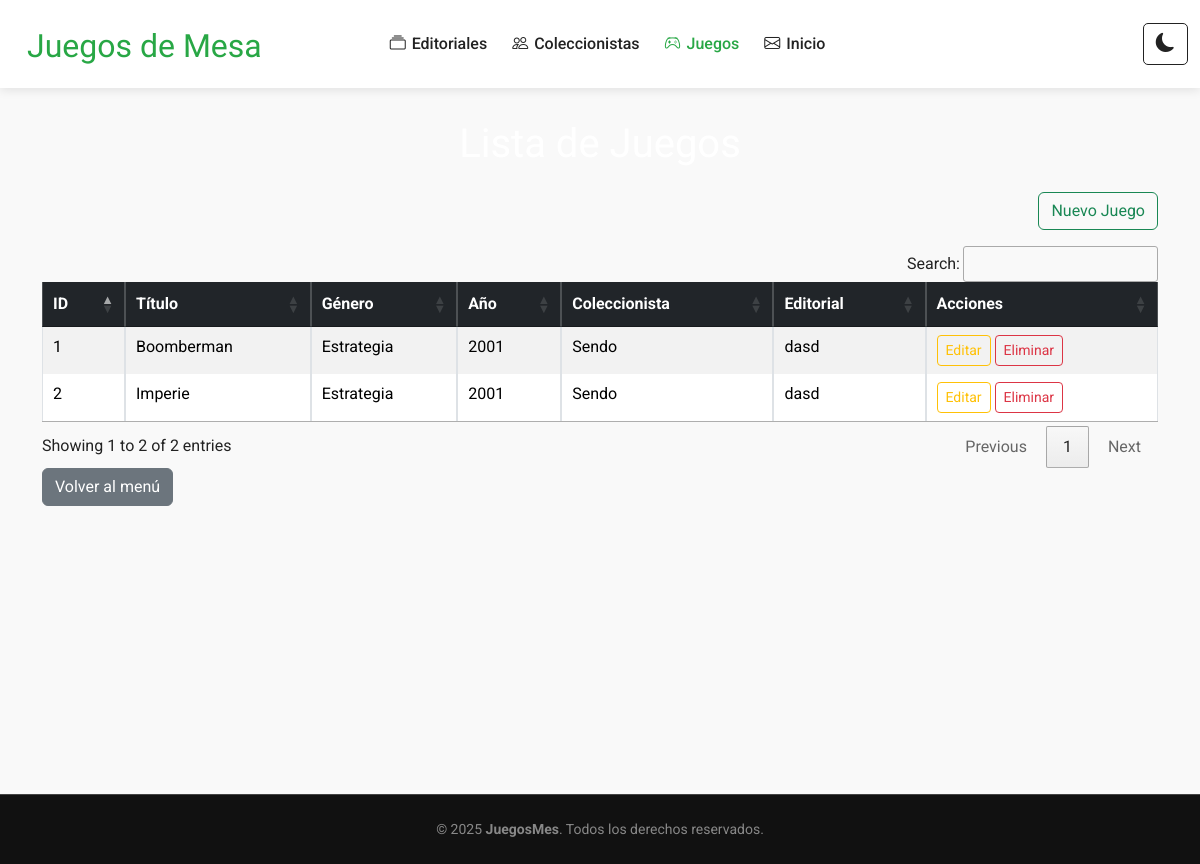
The page /juego/ on the database as committed earlier.
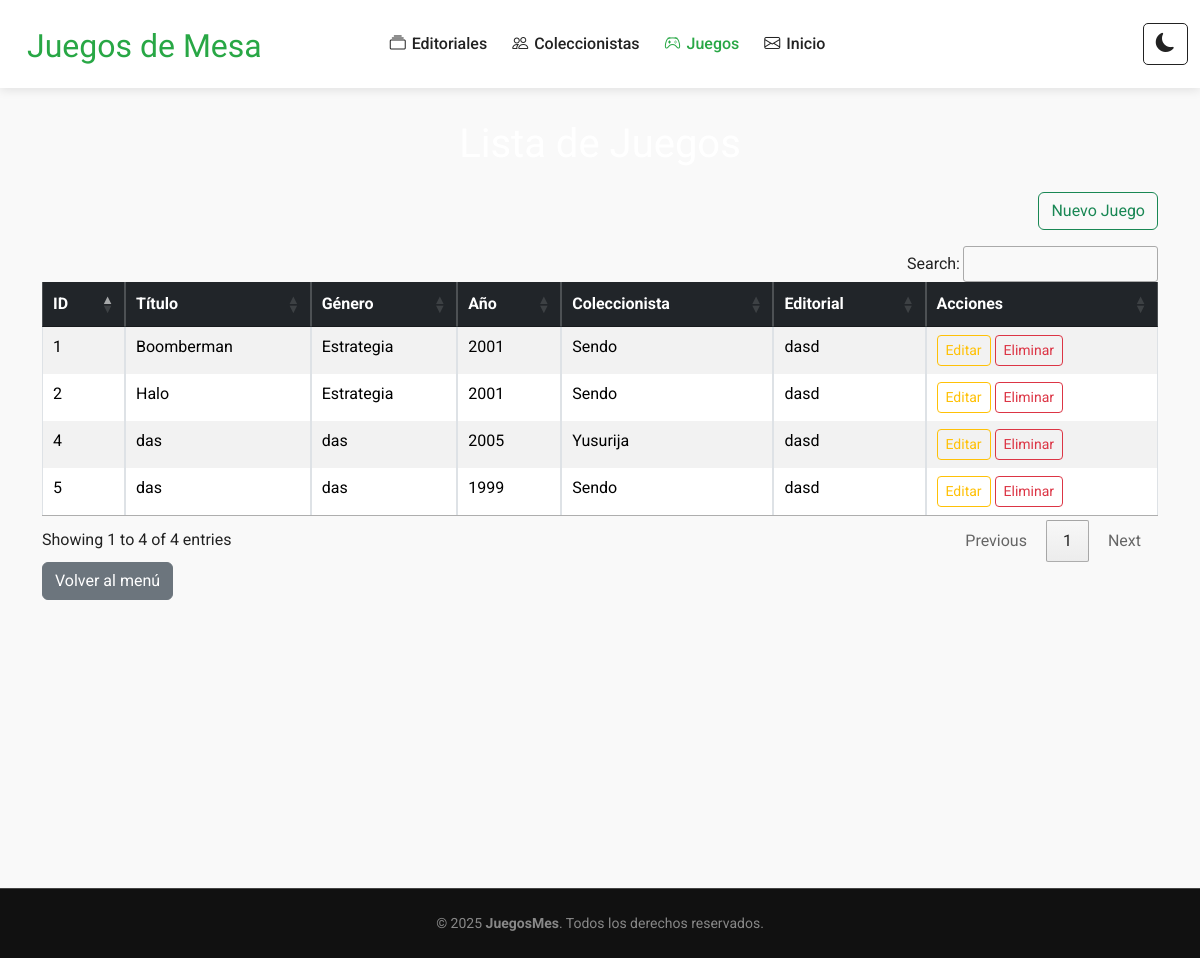
The same page on the database as committed later.
### Aplicaciones/Juego/models.py (models this page shows, shortened)
class Juego(models.Model):
    titulo = models.CharField(max_length=100)
    genero = models.CharField(max_length=50)
    anio_lanzamiento = models.IntegerField()
    coleccionista = models.ForeignKey(Coleccionista, on_delete=models.CASCADE)
    editorial = models.ForeignKey(Editorial, on_delete=models.CASCADE)

### Aplicaciones/Coleccionista/models.py (models this page shows, shortened)
class Coleccionista(models.Model):
    nombre = models.CharField(max_length=100)
    telefono = models.CharField(
        max_length=15,
        validators=[
            RegexValidator(
                regex=r'^\+?\d{7,15}$',
                message='Ingrese un número de teléfono válido (7 a 15 dígitos, puede iniciar con +).'
            )
        ]
    )
    direccion = models.CharField(max_length=255)
    correo = models.EmailField(
        max_length=254,
        validators=[EmailValidator(message="Ingrese un correo electrónico válido.")]
    )
    fecha_registro = models.DateField(auto_now_add=True)

### Aplicaciones/Editorial/models.py (models this page shows, shortened)
class Editorial(models.Model):
    titulo = models.CharField(max_length=200)
    autor = models.CharField(max_length=100)
    fecha = models.DateField()
    descripcion = models.TextField()

### Aplicaciones/Juego/views.py (the view)
# urls.py: path('', views.listaJuego, name='lista_juego'),
def listaJuego(request):
    juegos = Juego.objects.all()
    return render(request, 'juego/inicio.html', {'juegos': juegos})

### Aplicaciones/Juego/templates/juego/inicio.html (shortened to what this page needs)
{% extends 'plantilla.html' %}
{% block contenido %}
<div class="container mt-4">
    <h1 class="text-center mb-4">Lista de Juegos</h1>
    <div class="text-end mb-3">
        <a href="{% url 'nuevo_juego' %}" class="btn btn-outline-success">Nuevo Juego</a>
    </div>
    <table id="tabla-datos" class="table table-bordered table-striped table-hover">
        <thead class="table-dark">
            <tr>
                <th>ID</th>
                <th>Título</th>
                <th>Género</th>
                <th>Año</th>
                <th>Coleccionista</th>
                <th>Editorial</th>
                <th>Acciones</th>
            </tr>
        </thead>
        <tbody>
            {% for juego in juegos %}
            <tr>
                <td>{{ juego.id }}</td>
                <td>{{ juego.titulo }}</td>
                <td>{{ juego.genero }}</td>
                <td>{{ juego.anio_lanzamiento }}</td>
                <td>{{ juego.coleccionista.nombre }}</td>
                <td>{{ juego.editorial.titulo }}</td>
                <td>
                    <a href="{% url 'editar_juego' juego.id %}" class="btn btn-outline-warning btn-sm">Editar</a>
                    <button onclick="confirmDelete({{ juego.id }})" class="btn btn-outline-danger btn-sm">Eliminar</button>
                </td>
            </tr>
            {% empty %}
            <tr>
                <td colspan="7" class="text-center">No hay juegos registrados.</td>
            </tr>
            {% endfor %}
        </tbody>
    </table>
    <a href="/" class="btn btn-secondary">Volver al menú</a>
</div>
{% endblock %}

Rows that differ between the two databases and show on the page:
changed Juego id 2: titulo "Imperie" → "Halo"
added Juego: id "4", titulo "das", genero "das", anio_lanzamiento "2005", coleccionista.nombre "Yusurija", editorial.titulo "dasd"
added Juego: id "5", titulo "das", genero "das", anio_lanzamiento "1999", coleccionista.nombre "Sendo", editorial.titulo "dasd"
Other text that changed with them:
text written by a page script: "Search: Showing 1 to 2 of 2 entries Previous 1 Next" → "Search: Showing 1 to 4 of 4 entries Previous 1 Next"
